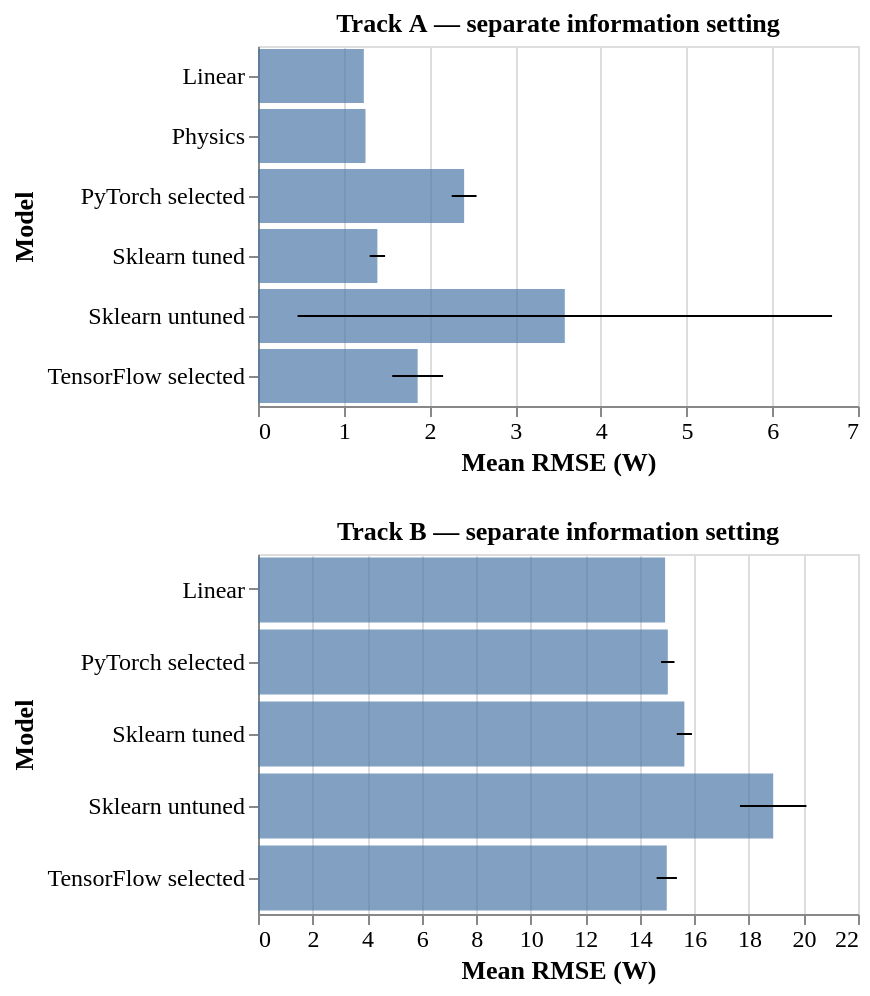

Express this chart as Vega-Lite.
### Vega-Lite specification from a JSON file in a GitHub repository (floating-point values rounded to 4 significant figures)
{"config": {"view": {"continuousWidth": 300, "continuousHeight": 300}, "axis": {"labelFontSize": 12, "titleFontSize": 13}, "font": "Times New Roman", "legend": {"labelFontSize": 12, "titleFontSize": 13}}, "vconcat": [{"layer": [{"mark": {"type": "bar", "opacity": 0.7}, "encoding": {"tooltip": [{"field": "model", "type": "nominal"}, {"field": "RMSE_mean", "format": ".3f", "type": "quantitative"}, {"field": "RMSE_std", "format": ".3f", "type": "quantitative"}], "x": {"field": "RMSE_mean", "scale": {"zero": true}, "title": "Mean RMSE (W)", "type": "quantitative"}, "y": {"field": "model", "sort": "ascending", "title": "Model", "type": "nominal"}}}, {"mark": {"type": "rule"}, "encoding": {"x": {"field": "low", "type": "quantitative"}, "x2": {"field": "high"}, "y": {"field": "model", "sort": "ascending", "title": "Model", "type": "nominal"}}}], "data": {"name": "data-b629f7cb3f4b919be528a96e77b85616"}, "height": 180, "title": "Track A — separate information setting"}, {"layer": [{"mark": {"type": "bar", "opacity": 0.7}, "encoding": {"tooltip": [{"field": "model", "type": "nominal"}, {"field": "RMSE_mean", "format": ".3f", "type": "quantitative"}, {"field": "RMSE_std", "format": ".3f", "type": "quantitative"}], "x": {"field": "RMSE_mean", "scale": {"zero": true}, "title": "Mean RMSE (W)", "type": "quantitative"}, "y": {"field": "model", "sort": "ascending", "title": "Model", "type": "nominal"}}}, {"mark": {"type": "rule"}, "encoding": {"x": {"field": "low", "type": "quantitative"}, "x2": {"field": "high"}, "y": {"field": "model", "sort": "ascending", "title": "Model", "type": "nominal"}}}], "data": {"name": "data-5b543e3f6969fa03a4bfbd485a543830"}, "height": 180, "title": "Track B — separate information setting"}], "resolve": {"scale": {"x": "independent"}}, "$schema": "https://vega.github.io/schema/vega-lite/v6.4.1.json", "datasets": {"data-b629f7cb3f4b919be528a96e77b85616": [{"track": "A", "model": "Linear", "source_framework": "Both", "source_run": "C:\\Users\\user\\Documents\\fisayo\\solar-power-prediction-python\\results\\research_20_days\\tensorflow_s2; C:\\Users\\user\\Documents\\fisayo\\solar-power-prediction-python\\results\\research_20_days\\pytorch_selected", "MAE_mean": 0.9777, "MAE_std": 0.0, "RMSE_mean": 1.235, "RMSE_std": 0.0, "MAPE_mean": 0.3767, "MAPE_std": 0.0, "R2_mean": 0.998, "R2_std": 0.0, "comparison_note": "Protocol and reference data checks match; numerical differences remain possible.", "low": 1.235, "high": 1.235}, {"track": "A", "model": "Physics", "source_framework": "Both", "source_run": "C:\\Users\\user\\Documents\\fisayo\\solar-power-prediction-python\\results\\research_20_days\\tensorflow_s2; C:\\Users\\user\\Documents\\fisayo\\solar-power-prediction-python\\results\\research_20_days\\pytorch_selected", "MAE_mean": 1.115, "MAE_std": 0.0, "RMSE_mean": 1.254, "RMSE_std": 0.0, "MAPE_mean": 0.4245, "MAPE_std": 0.0, "R2_mean": 0.9979, "R2_std": 0.0, "comparison_note": "Protocol and reference data checks match; numerical differences remain possible.", "low": 1.254, "high": 1.254}, {"track": "A", "model": "PyTorch selected", "source_framework": "PyTorch", "source_run": "C:\\Users\\user\\Documents\\fisayo\\solar-power-prediction-python\\results\\research_20_days\\pytorch_selected", "MAE_mean": 1.624, "MAE_std": 0.1479, "RMSE_mean": 2.405, "RMSE_std": 0.1451, "MAPE_mean": 0.6219, "MAPE_std": 0.06186, "R2_mean": 0.9922, "R2_std": 0.0009458, "comparison_note": "Protocol and reference data checks match; numerical differences remain possible.", "low": 2.26, "high": 2.55}, {"track": "A", "model": "Sklearn tuned", "source_framework": "Both", "source_run": "C:\\Users\\user\\Documents\\fisayo\\solar-power-prediction-python\\results\\research_20_days\\tensorflow_s2; C:\\Users\\user\\Documents\\fisayo\\solar-power-prediction-python\\results\\research_20_days\\pytorch_selected", "MAE_mean": 1.069, "MAE_std": 0.06034, "RMSE_mean": 1.393, "RMSE_std": 0.08944, "MAPE_mean": 0.4131, "MAPE_std": 0.02566, "R2_mean": 0.9974, "R2_std": 0.0003284, "comparison_note": "Protocol and reference data checks match; numerical differences remain possible.", "low": 1.303, "high": 1.482}, {"track": "A", "model": "Sklearn untuned", "source_framework": "Both", "source_run": "C:\\Users\\user\\Documents\\fisayo\\solar-power-prediction-python\\results\\research_20_days\\tensorflow_s2; C:\\Users\\user\\Documents\\fisayo\\solar-power-prediction-python\\results\\research_20_days\\pytorch_selected", "MAE_mean": 1.304, "MAE_std": 0.5378, "RMSE_mean": 3.58, "RMSE_std": 3.118, "MAPE_mean": 0.5055, "MAPE_std": 0.2144, "R2_mean": 0.9699, "R2_std": 0.03883, "comparison_note": "Protocol and reference data checks match; numerical differences remain possible.", "low": 0.4616, "high": 6.697}, {"track": "A", "model": "TensorFlow selected", "source_framework": "TensorFlow", "source_run": "C:\\Users\\user\\Documents\\fisayo\\solar-power-prediction-python\\results\\research_20_days\\tensorflow_s2", "MAE_mean": 1.334, "MAE_std": 0.1588, "RMSE_mean": 1.863, "RMSE_std": 0.2968, "MAPE_mean": 0.5147, "MAPE_std": 0.05925, "R2_mean": 0.9952, "R2_std": 0.001544, "comparison_note": "Protocol and reference data checks match; numerical differences remain possible.", "low": 1.566, "high": 2.159}], "data-5b543e3f6969fa03a4bfbd485a543830": [{"track": "B", "model": "Linear", "source_framework": "Both", "source_run": "C:\\Users\\user\\Documents\\fisayo\\solar-power-prediction-python\\results\\research_20_days\\tensorflow_s2; C:\\Users\\user\\Documents\\fisayo\\solar-power-prediction-python\\results\\research_20_days\\pytorch_selected", "MAE_mean": 11.83, "MAE_std": 0.0, "RMSE_mean": 14.93, "RMSE_std": 1.776e-15, "MAPE_mean": 4.724, "MAPE_std": 0.0, "R2_mean": 0.7023, "R2_std": 1.11e-16, "comparison_note": "Protocol and reference data checks match; numerical differences remain possible.", "low": 14.93, "high": 14.93}, {"track": "B", "model": "PyTorch selected", "source_framework": "PyTorch", "source_run": "C:\\Users\\user\\Documents\\fisayo\\solar-power-prediction-python\\results\\research_20_days\\pytorch_selected", "MAE_mean": 12.03, "MAE_std": 0.262, "RMSE_mean": 15.03, "RMSE_std": 0.2455, "MAPE_mean": 4.806, "MAPE_std": 0.09663, "R2_mean": 0.6983, "R2_std": 0.009804, "comparison_note": "Protocol and reference data checks match; numerical differences remain possible.", "low": 14.78, "high": 15.27}, {"track": "B", "model": "Sklearn tuned", "source_framework": "Both", "source_run": "C:\\Users\\user\\Documents\\fisayo\\solar-power-prediction-python\\results\\research_20_days\\tensorflow_s2; C:\\Users\\user\\Documents\\fisayo\\solar-power-prediction-python\\results\\research_20_days\\pytorch_selected", "MAE_mean": 12.18, "MAE_std": 0.03656, "RMSE_mean": 15.63, "RMSE_std": 0.2778, "MAPE_mean": 4.865, "MAPE_std": 0.0123, "R2_mean": 0.6734, "R2_std": 0.01165, "comparison_note": "Protocol and reference data checks match; numerical differences remain possible.", "low": 15.36, "high": 15.91}, {"track": "B", "model": "Sklearn untuned", "source_framework": "Both", "source_run": "C:\\Users\\user\\Documents\\fisayo\\solar-power-prediction-python\\results\\research_20_days\\tensorflow_s2; C:\\Users\\user\\Documents\\fisayo\\solar-power-prediction-python\\results\\research_20_days\\pytorch_selected", "MAE_mean": 14.04, "MAE_std": 0.2674, "RMSE_mean": 18.89, "RMSE_std": 1.219, "MAPE_mean": 5.584, "MAPE_std": 0.1359, "R2_mean": 0.5213, "R2_std": 0.06253, "comparison_note": "Protocol and reference data checks match; numerical differences remain possible.", "low": 17.67, "high": 20.11}, {"track": "B", "model": "TensorFlow selected", "source_framework": "TensorFlow", "source_run": "C:\\Users\\user\\Documents\\fisayo\\solar-power-prediction-python\\results\\research_20_days\\tensorflow_s2", "MAE_mean": 11.95, "MAE_std": 0.3172, "RMSE_mean": 14.99, "RMSE_std": 0.3718, "MAPE_mean": 4.761, "MAPE_std": 0.1066, "R2_mean": 0.6997, "R2_std": 0.01482, "comparison_note": "Protocol and reference data checks match; numerical differences remain possible.", "low": 14.62, "high": 15.36}]}}
